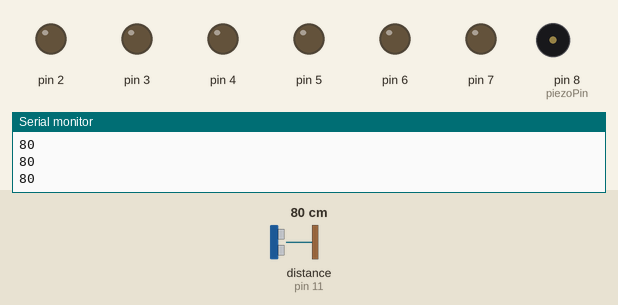
Recording of a sketch running on a simulated Arduino Uno, built with avr-gcc and run on an emulated ATmega328P. On the bench: output pins drawn as LEDs (lit = HIGH), buzzer (waves = sounding), the last lines printed to the serial monitor. Wiring (inferred from the names in the program): ultrasonic range finder: trigger pin 12; echo pin 11. The test bench sets the inputs (shaded band); at power-on: distance to the obstacle (sensor on pin 11) 80 cm. The echo pulse lasts 58.3 µs per cm; pins used as bus, display or sensor lines are not drawn.

Above: at 1.2 s.
1.3 s: distance to the obstacle (sensor on pin 11) set to 2 cm
At 1.5 s:
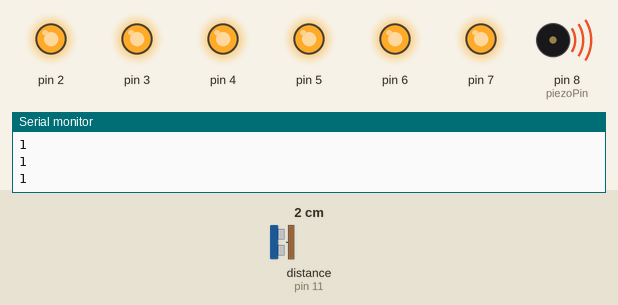
4.3 s: distance to the obstacle (sensor on pin 11) set to 9 cm
At 5.3 s:
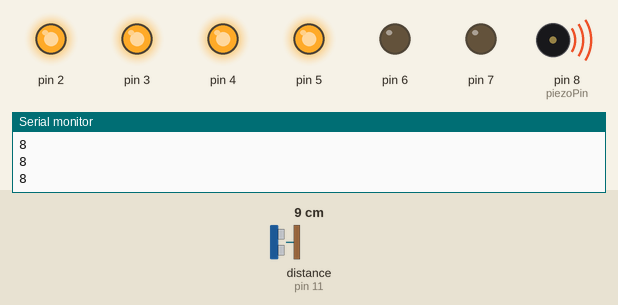
5.8 s: distance to the obstacle (sensor on pin 11) set to 18 cm
At 6.9 s:
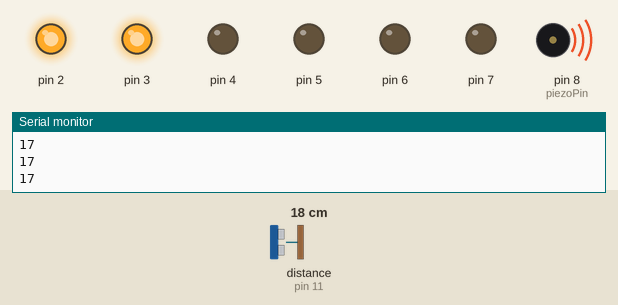
7.3 s: distance to the obstacle (sensor on pin 11) set to 23 cm
At 8.3 s:
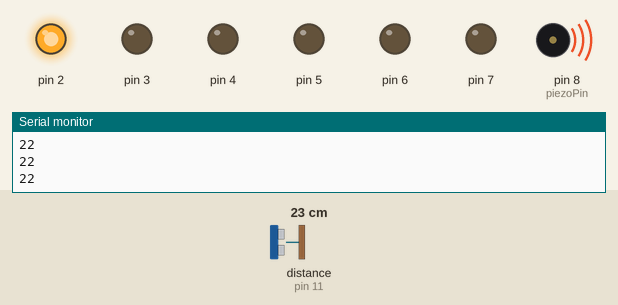
Timing chart, 0 to 9.8 s (numbered marks = the images above; inputs shaded):
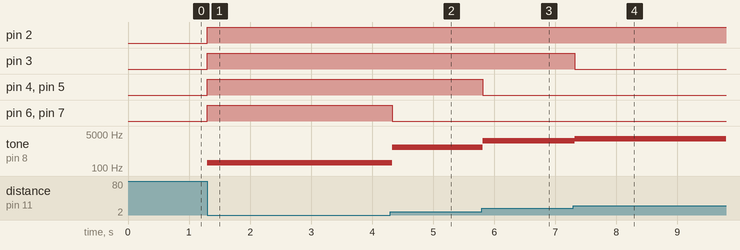

The sketch:

parkingsensor.ino
```cpp
//inicijalizacija i deklarisanje promenljivih
const int pingPin = 12;
const int echoPin = 11;
const int piezoPin = 8;
int pitch;

void setup() {
  Serial.begin(9600);
  pinMode(12, INPUT);
  pinMode(11, INPUT);
  pinMode(2, OUTPUT);
  pinMode(3, OUTPUT);
  pinMode(4, OUTPUT);
  pinMode(5, OUTPUT);
  pinMode(6, OUTPUT);
  pinMode(7, OUTPUT);
  pinMode(8, OUTPUT);
}

// funkcija koja uključuje određen broj dioda i menja način zujanja zujalice u zavisnosti od razdaljine
void light(long cm){
  pitch = map(cm, 0, 30, 50, 4000);
  if (cm >= 24){
    digitalWrite(7, LOW);
    digitalWrite(6, LOW);
    digitalWrite(5, LOW);
    digitalWrite(4, LOW);
    digitalWrite(3, LOW);
    digitalWrite(2, LOW);
  }

  else if (cm >= 20){
    digitalWrite(7, LOW);
    digitalWrite(6, LOW);
    digitalWrite(5, LOW);
    digitalWrite(4, LOW);
    digitalWrite(3, LOW);
    digitalWrite(2, HIGH);
    for (int i = 0; i < 5; ++i) {
      tone(piezoPin, pitch, 24);
      delay (6);
    }
  }

  else if (cm >= 16){
    digitalWrite(7, LOW);
    digitalWrite(6, LOW);
    digitalWrite(5, LOW);
    digitalWrite(4, LOW);
    digitalWrite(3, HIGH);
    digitalWrite(2, HIGH);
    for (int i = 0; i < 10; ++i) {
      tone(piezoPin, pitch, 20);
      delay (5);
    }
  }

  else if (cm >= 12){
    digitalWrite(7, LOW);
    digitalWrite(6, LOW);
    digitalWrite(5, LOW);
    digitalWrite(4, HIGH);
    digitalWrite(3, HIGH);
    digitalWrite(2, HIGH);
    for (int i = 0; i < 15; ++i) {
      tone(piezoPin, pitch, 16);
      delay (4);
    }
  }

   else if (cm >= 8){
    digitalWrite(7, LOW);
    digitalWrite(6, LOW);
    digitalWrite(5, HIGH);
    digitalWrite(4, HIGH);
    digitalWrite(3, HIGH);
    digitalWrite(2, HIGH);
    for (int i = 0; i < 20; ++i) {
      tone(piezoPin, pitch, 12);
      delay (3);
      }
   }

   else if (cm >= 5){
    digitalWrite(7, LOW);
    digitalWrite(6, HIGH);
    digitalWrite(5, HIGH);
    digitalWrite(4, HIGH);
    digitalWrite(3, HIGH);
    digitalWrite(2, HIGH);
    for (int i = 0; i < 25; ++i) {
      tone(piezoPin, pitch, 8);
      delay (2);
  }
  }

   else {
    digitalWrite(7, HIGH);
    digitalWrite(6, HIGH);
    digitalWrite(5, HIGH);
    digitalWrite(4, HIGH);
    digitalWrite(3, HIGH);
    digitalWrite(2, HIGH);
    for (int i = 0; i < 30; ++i) {
      tone(piezoPin, pitch, 5);
      delay (1);
  }
  delay(10);
}
}
// dobijanje vrednosti sa senzora i poyivanje funkcije light
void loop() {
  long duration, cm;
  pinMode(pingPin, OUTPUT);
  digitalWrite(pingPin, LOW);
  delayMicroseconds(2);
  digitalWrite(pingPin, HIGH);
  delayMicroseconds(10);
  digitalWrite(pingPin, LOW);
  pinMode(echoPin, INPUT);
  duration = pulseIn(echoPin, HIGH);
  cm = (duration / 29 / 2);
  Serial.println(cm);
  light(cm);

}
```

Measured:
- after the input at 1.3 s, pin 2–7: LOW → HIGH at once; tone on pin 8 (piezoPin): silent → 181 Hz at once
- after the input at 4.3 s, pin 6, pin 7: HIGH → LOW at once; tone on pin 8 (piezoPin): 181 Hz → 1103 Hz at once
- after the input at 5.8 s, pin 4, pin 5: HIGH → LOW at once; tone on pin 8 (piezoPin): 1103 Hz → 2288 Hz at once
- after the input at 7.3 s, pin 3: HIGH → LOW at once; tone on pin 8 (piezoPin): 2288 Hz → 2946 Hz at once
